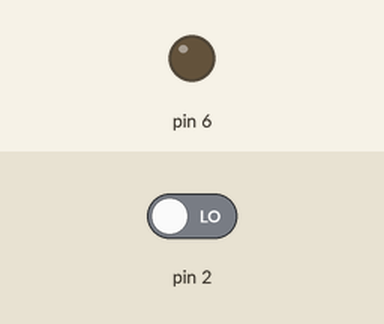
Bench run of a sketch on a simulated Arduino Uno, built with avr-gcc and run on an emulated ATmega328P. Shown: output pins drawn as LEDs (lit = HIGH). The inputs (shaded band) are chosen by the test bench; at power-on: pin 2 LOW.

Above: at 1.2 s.
1.3 s: pin 2 driven HIGH
At 1.7 s:
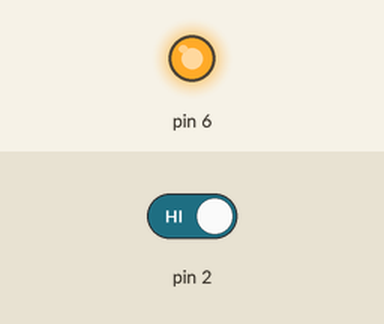
Timing chart, 0 to 4.3 s (numbered marks = the images above; inputs shaded):
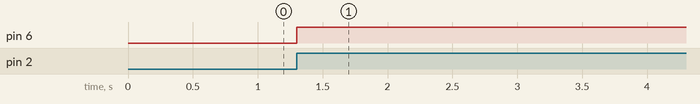

The sketch:

lab_1_debouncing.ino
```cpp
unsigned char flag=0;
unsigned long interrupt_time = millis();


void isr() {
    unsigned long curr_time = millis();
    // Curr time is taken to measure against the previous time when the interrupt was called,
    // if time different is too little, the interrupt will not be triggered.
    if (curr_time - interrupt_time > 200) {
        flag=!flag;
        interrupt_time = curr_time;
    }
}
void setup() {
    attachInterrupt(digitalPinToInterrupt(2), isr, RISING);
    pinMode(6, OUTPUT);
}
void loop() {
    digitalWrite(6, flag);
}
```

Measured:
- after the input at 1.3 s, pin 6: LOW → HIGH at once
